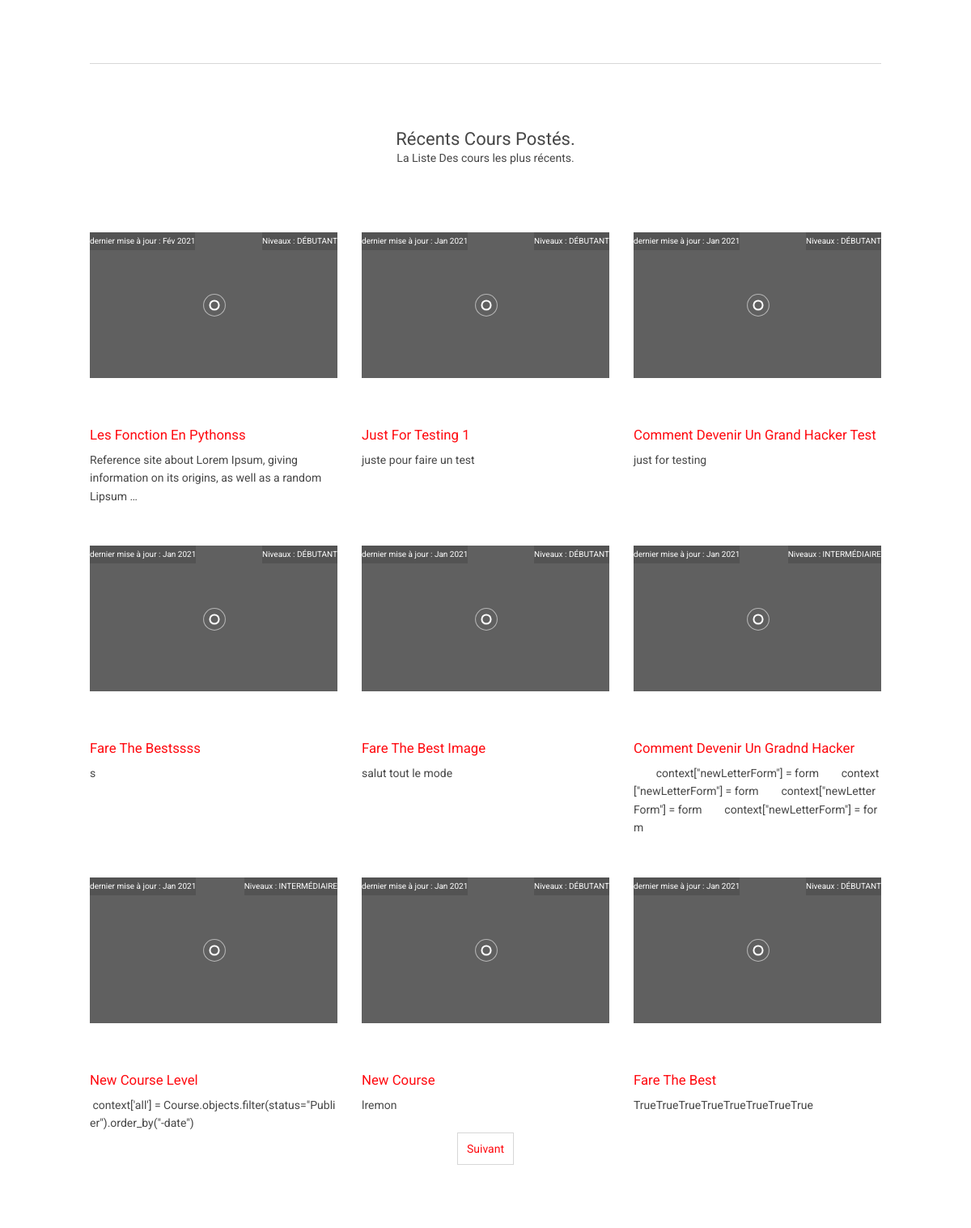
Before: / (middle part) with the older database file.
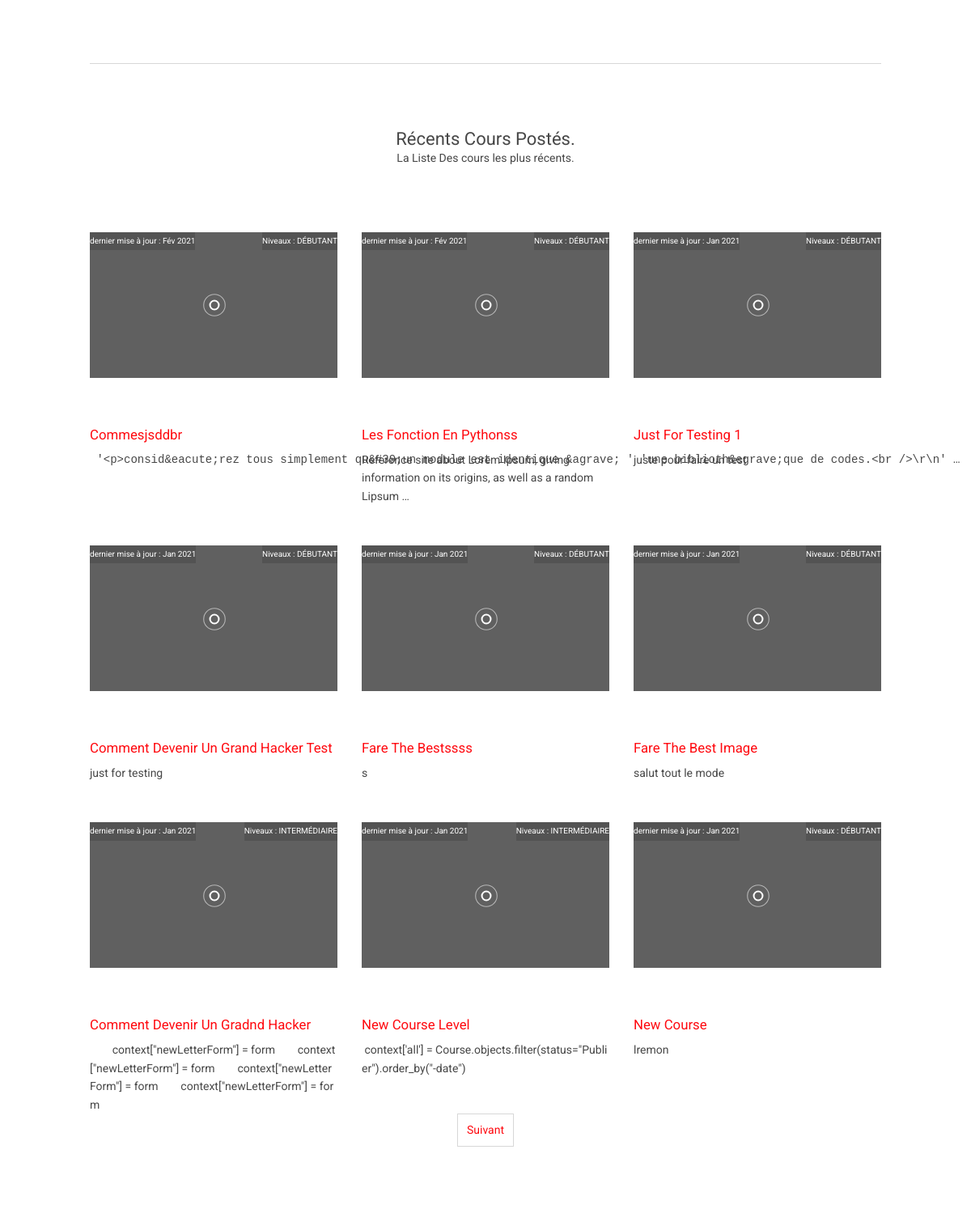
After: the same page with the newer database file.
### posting/models.py (models this page shows, shortened)
class Course(models.Model):
    title = models.CharField(max_length=225)
    level = models.ForeignKey(to=Level, on_delete=models.CASCADE)
    author = models.ForeignKey(to=User, on_delete=models.CASCADE)
    date = models.DateTimeField(auto_now_add=True)
    status = models.CharField(choices=course_status, max_length=13, default="corbeille")
    slug = models.SlugField(blank=True, unique=True)
    body = RichTextUploadingField(verbose_name='content')
    intro = RichTextUploadingField(blank=1, null=1, config_name="extrait")
    img_link = models.URLField(blank=True, null=True)
    notify_users = models.BooleanField(default=False)
    notify_time = models.DateTimeField(blank=True, null=True, auto_now_add=False)
    def get_absolute_url(self):
        return reverse('coursedetail', kwargs={"slug":self.slug})

class Level(models.Model):
    level = models.CharField(choices=course_level, max_length=13)
    description = models.TextField(default="ceci est un niveau")

### posting/views.py (the view)
# urls.py: path("",HomePage.as_view(), name="homepage"),
class HomePage(ListView):
    model= Course
    template_name = "posting/index.html"
    queryset  = Course.objects.filter(status="Publier")
    ordering = "-date"
    paginate_by = 9
    context_object_name = "courses"
    def get_context_data(self, **kwargs):
        context= super().get_context_data(**kwargs)
        context["levels"] = Level.objects.all()
        context["names"] =  Variables.name
        context["title"] = "home page"
        context["newLetterForm"] = form
        context["active"] = "active"
        return context

### posting/views.py (called while the page is built)
    @staticmethod
    def name():
        return "Python pour les nulles"

### templates/posting/index.html (shortened to what this page needs)
{% extends "posting/__base__.html" %}{% load static %}{%block title%} Bienvenue sur python pour les nulles {% endblock title %}{% block content%}
<div class="wrapper row3">
<main class="hoc container clear">
  <hr class="btmspace-80">
  <section id="course_list">
    <div class="sectiontitle">
      <h6 class="heading">Récents cours postés.</h6>
      <p>La Liste Des cours les plus récents.</p>
    </div>
    <ul class="nospace group overview infinite">
      {% for post_course in courses %}
      <li class="one_third infinite-item" style="position: relative;">
       <figure class="content_section"><a href={{post_course.get_absolute_url }}>
         <div class="loader">
          </div>
        </a>
          <figcaption >
            <h6 class="heading image_title" ><a href="{% url 'coursedetail' post_course.slug %}">{{post_course.title}}</a></h6>
            <p class="content-level">Niveaux : {{post_course.level.level|upper}}</p>
            <p class="content-date">dernier mise à jour : {{post_course.date|date:"M Y"}}</p>
            <p>{{post_course.intro|safe|truncatewords:15}}</p>
          </figcaption>
        </figure>
      </li>
        {% empty %}
          <p>Pas encore de cours.</p>
      {% endfor %}
    </ul>
    {% if  page_obj %}
    <nav class="pagination">
      <ul>
        {% if page_obj.has_next %}
        <li><a href="?page={{ page_obj.next_page_number }}" class="infinite-more-link more">Suivant</a></li>
        {% endif %}
      </ul>
    </nav>
   {% endif %}
  </section>
</div>
<div style="display: none;" class="hide">
</div>
{% endblock %}

### templates/posting/__base__.html (shortened to what this page needs)
{% load static%}<!DOCTYPE html>
<html lang="fr">
<head>
<link href="{% static 'posting/layout/styles/layout.css'%}" rel="stylesheet" type="text/css" media="all">
<link rel="stylesheet" href="https://res.cloudinary.com/uxyuslshjd/raw/upload/v1609768963/pythonic/python-prism/prism_gd2ltn.css">
</head>
<body id="top">
{% block content%} {% endblock content%}
</body>
</html>

### templates/posting/__footer__.html (shortened to what this page needs)
{%load static %}

### static/posting/layout/styles/layout.css (style rules this page uses)
html { scroll-behavior: smooth !important; }
.container { padding:80px 0; }
.content-date { font-size: 10px;color:white; position: absolute; top: 0px; left: 0; background: rgba(0, 0, 0, 0.137); }
.content-level { font-size: 10px;color:white; position: absolute; top: 0; right: 0; background: rgba(0, 0, 0, 0.137); }
.sectiontitle { display:block; max-width:55%; margin:0 auto 80px; text-align:center; }
.sectiontitle * { margin:0; }
.overview > li { margin-bottom:50px; }
.overview > li:nth-last-child(-n+3) { margin-bottom:0; }
.overview > li:nth-child(3n+1) { margin-left:0; clear:left; }
.overview > li figure { max-width:320px; }
.overview > li figure figcaption * { margin:0; }
.overview > li figure .heading { margin-bottom:10px; font-size:1.2rem; }
.loader { text-align: center; height: 180px; width: 100%; background: rgba(0, 0, 0, 0.623); display: flex; justify-content: center; align-items: center; margin-bottom: 30px; }
*, *::before, *::after { transition:all .3s ease-in-out; }
nav ul, nav ol { margin:0; padding:0; list-style:none; }
.pagination { display:block; width:100%; text-align:center; clear:both; }
.pagination li { display:inline-block; margin:0 2px 0 0; }
.pagination li:last-child { margin-right:0; }
.pagination a, .pagination strong { display:block; padding:8px 11px; border:1px solid; background-clip:padding-box; font-weight:normal; }
body { color:#474747; background-color:#FFFFFF;scroll-behavior: smooth important }
a { color:#FF090F; }
hr, .borderedbox { border-color:#D7D7D7; }
.row3 { color:#474747; background-color:#FFFFFF; }
.pagination a, .pagination strong { border-color:#D7D7D7; }
@media screen and (min-width:978px) { .hoc { max-width:978px; } }

### static/posting/layout/styles/framework.css (style rules this page uses)
html { overflow-y:scroll; overflow-x:hidden; }
html, body { margin:0; padding:0; font-size:14px; line-height:1.6em; }
*, *::before, *::after { box-sizing:border-box; }
.nospace { margin:0; padding:0; list-style:none; }
.clear, .group { display:block; }
.clear::before, .clear::after, .group::before, .group::after { display:table; content:""; }
.clear, .clear::after, .group, .group::after { clear:both; }
a { outline:none; text-decoration:none; }
body, input, textarea, select { font-family:'Roboto', sans-serif; }
h1, h2, h3, h4, h5, h6, .heading { font-family:'Roboto';font-weight: 400; }
h1, h2, h3, h4, h5, h6, .heading { margin:0 0 20px 0; font-size:22px; line-height:normal; text-transform:capitalize; }
hr { display:block; width:100%; height:1px; border:solid; border-width:1px 0 0 0; }
.wrapper { display:block; width:100%; margin:0; padding:0; text-align:left; word-wrap:break-word; }
.hoc { display:block; margin:0 auto; }
address, article, aside, figcaption, figure, footer, header, main, nav, section { display:block; margin:0; padding:0; }
.one_half, .one_third, .two_third, .one_quarter, .two_quarter, .three_quarter { display:inline-block; float:left; margin:0 0 0 3.06748466257669%; list-style:none; }
.one_third { width:31.28834355828221%; }
.btmspace-80 { margin-bottom:80px; }

Changed rows visible on the page:
no longer on this page (row unchanged): Course: title "Fare The Best", level.level "DÉBUTANT", date "Jan 2021", intro "TrueTrueTrueTrueTrueTrueTrueTrue"
added Course: title "Commesjsddbr", level.level "DÉBUTANT", date "Fév 2021", intro "'<p>consid&eacute;rez tous simplement qu&#39;un module est identique &agrave; ' 'une biblioth&egrave;que de codes.<br />\\r\\n' …"
